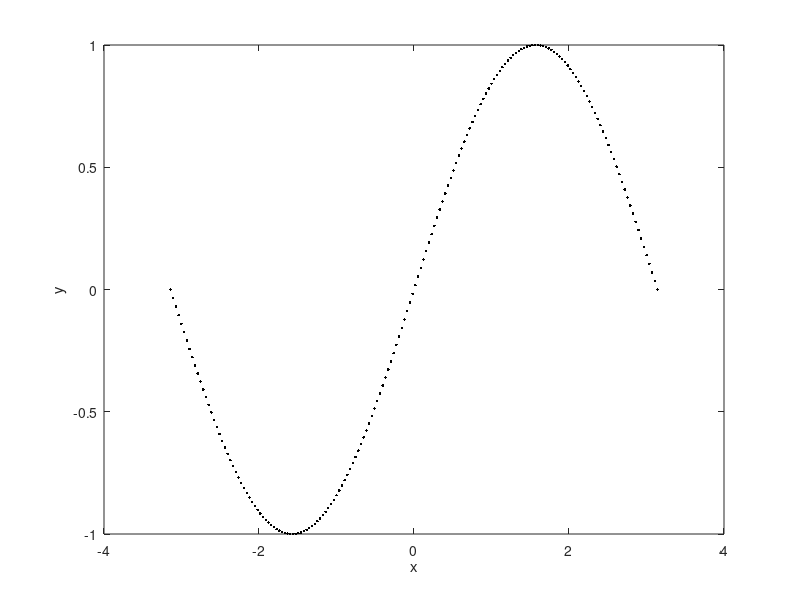

Recreate this plot in MATLAB.
%% example_template_file 
%
% DESCRIPTION
%   A short description of the functionTemplate goes here
%
% ABOUT
%   author          - Danny Ramasawmy
%   contact         - dannyramasawmy+elasticmatrix@gmail.com
%   date            - DD - month - YYYY
%   last update     - DD - month - YYYY
%
% This file is part of the ElasticMatrix toolbox.
% Copyright (c) 2021 Danny Ramasawmy.
%
% This file is part of ElasticMatrix. ElasticMatrix is free software: you
% can redistribute it and/or modify it under the terms of the GNU Lesser
% General Public License as published by the Free Software Foundation,
% either version 3 of the License, or (at your option) any later version.
%
% ElasticMatrix is distributed in the hope that it will be useful, but
% WITHOUT ANY WARRANTY; without even the implied warranty of
% MERCHANTABILITY or FITNESS FOR A PARTICULAR PURPOSE.  See the GNU Lesser
% General Public License for more details.
%
% You should have received a copy of the GNU Lesser General Public License
% along with ElasticMatrix. If not, see <http://www.gnu.org/licenses/>.

%% Titles use a double comment
% Text proceeding titles only need a single comment.
% This line also appears as text.

% comments with a code block
for idx = 1:3
    % more comments
    disp( ['How many hello worlds? : ',num2str(idx)] )
end

%% Another section for figure plotting
% This section will plot a figure

% generate x-vector
xVector = linspace(-pi,pi,180);
yVector = sin(xVector);
% plot figure
plot(xVector, yVector, 'k.')
% labels
xlabel('x')
ylabel('y')





